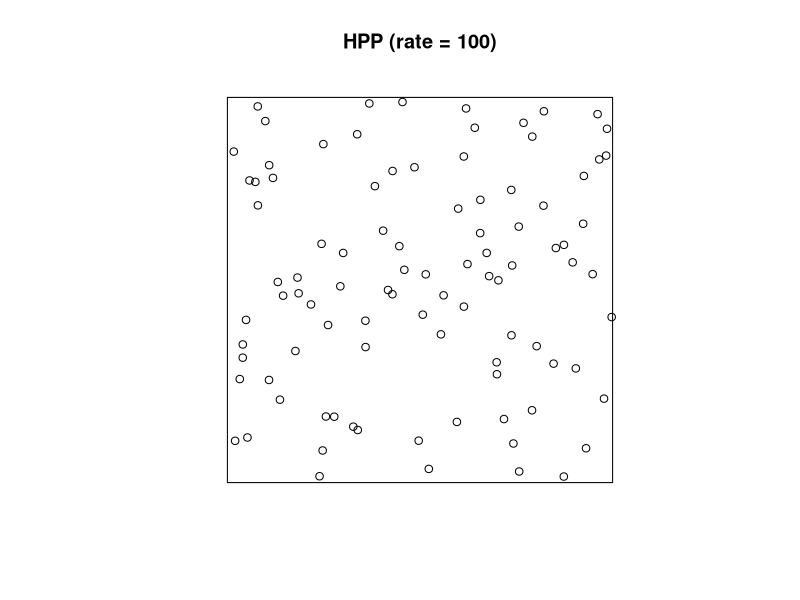
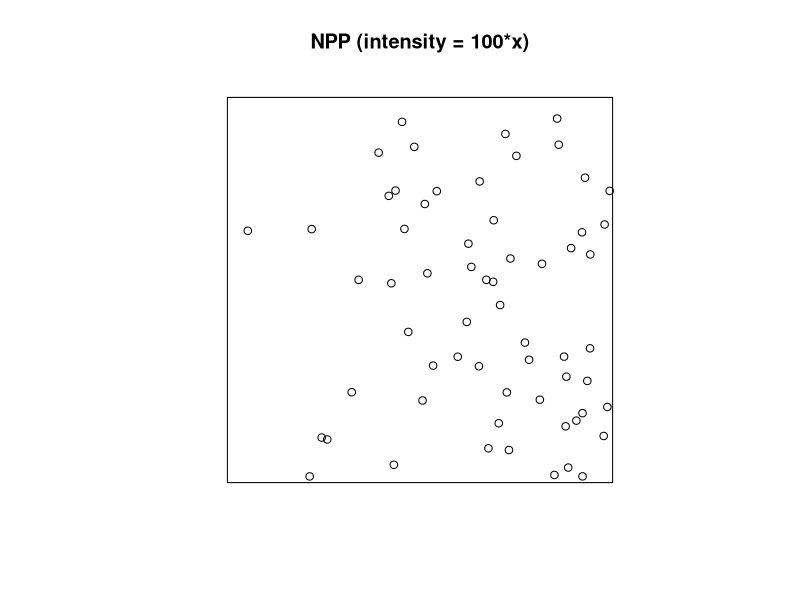
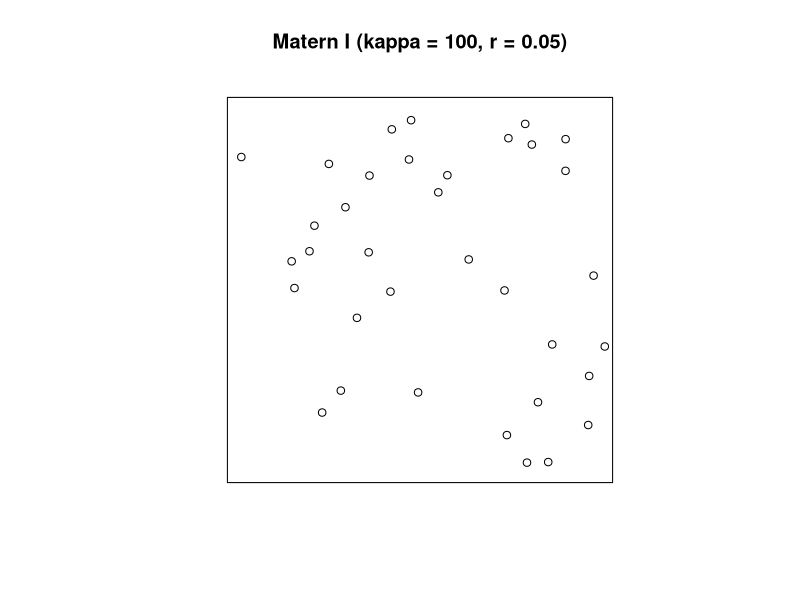
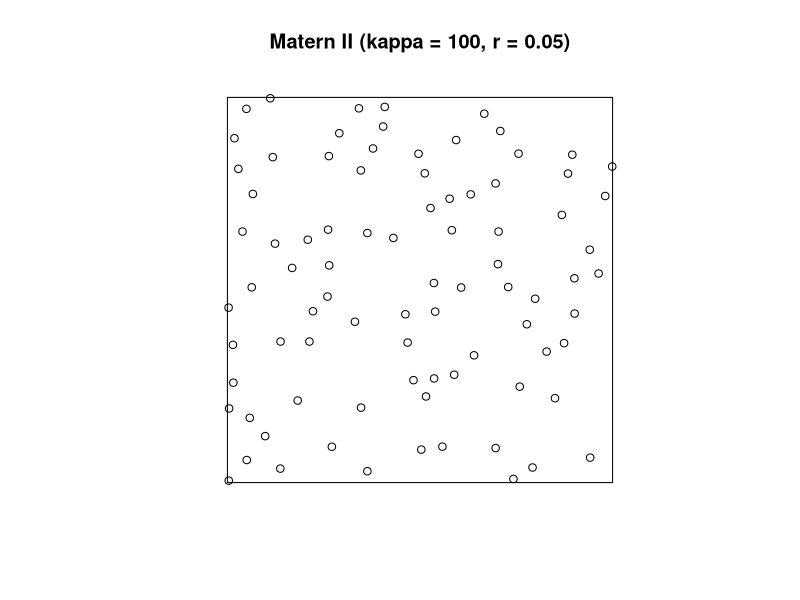

Write R code to recreate these figures, in order.
## ---- chunk 1
library(spatstat)
## ---- chunk 2
# Check to see how to use the function 
?rpoispp
# Check to see how this is written
#View(rpoispp)
## ---- chunk 3
# Plot a homogeneous Poisson process
# p.1334 of https://mran.microsoft.com/snapshot/2016-04-25/web/packages/spatstat/spatstat.pdf
# https://spatstat.org/SSAI2017/solutions/solution04.html

par(mfrow=c(1, 1))
plot(rpoispp(lambda = 100, win=square(1)),main = "HPP (rate = 100)")
#plot(rpoispp(lambda = 50, win=square(1)),main = "HPP (rate = 50)")
#plot(rpoispp(lambda = 10, win=square(1)),main = "HPP (rate = 10)")
## ---- chunk 4
# Plot a homogeneous Poisson process
# p.33 of https://spatstat.org/resources/spatstatJSSpaper.pdf

#lmbda_function <- function(x, y) 100*x

par(mfrow=c(1, 1))
plot(rpoispp(lambda = function(x, y) 100*x, win=square(1)), main = "NPP (intensity = 100*x)")
#plot(rpoispp(lambda = function(x, y) 50*x, win=square(1)), main = "NPP (intensity = 50*x)")
#plot(rpoispp(lambda = function(x, y) 10*x, win=square(1)), main = "NPP (intensity = 10*x)")
## ---- chunk 5
?rMaternII
# kappa = intensity
# r = inhibition distance
## ---- chunk 6
# Plot a Matern I process
par(mfrow=c(1, 1))
plot(rMaternI(kappa = 100, r = 0.05), main = "Matern I (kappa = 100, r = 0.05)")
#plot(rMaternI(kappa = 50, r = 0.05), main = "Matern I (kappa = 50, r = 0.05)")
#plot(rMaternI(kappa = 10, r = 0.05), main = "Matern I (kappa = 10, r = 0.05)")
## ---- chunk 7
# Plot a Matern II process
par(mfrow=c(1, 1))
plot(rMaternII(kappa = 100, r = 0.05), main = "Matern II (kappa = 100, r = 0.05)")
#plot(rMaternII(kappa = 50, r = 0.05), main = "Matern II (kappa = 50, r = 0.05)")
#plot(rMaternII(kappa = 10, r = 0.05), main = "Matern II (kappa = 10, r = 0.05)")
